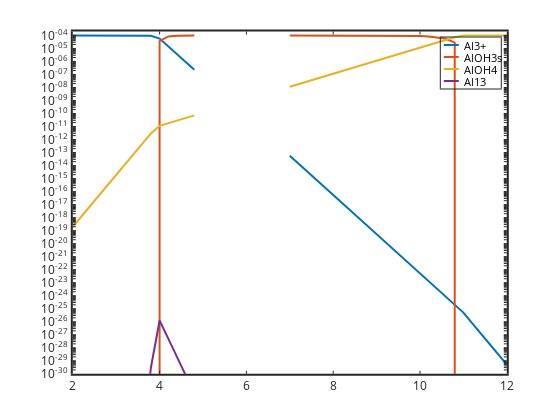

The notebook cell saved with this chart:
### Markdown cell above
# Al13 spots show up as blanks.  When Al13 causes PHREEQC to crash

because Al13 is polynuclear if the Al conc is low enough the calculations will work, and if the Al13 goes too high the calcs will fail.

### Code cell
semilogy(pH,Al,'linewidth',2,pH,AlOH3s,'linewidth',2,pH,AlOH4,'linewidth',2, ...
pH,Al13,'linewidth',2)
 set(gca,'linewidth',2,'fontsize',12)
legend('Al3+','AlOH3s','AlOH4','Al13')
axis([2 12 1e-30 2e-4])

### Figure 1 — Plotly figure (JSON) as saved in the notebook; plotly's stock layout.template omitted (floating-point values rounded to 4 significant figures; data arrays with more than 128 entries replaced by an {"elided": "..."} marker saying what was removed)
{"data": [{"line": {"color": "rgb(0,113,188)", "dash": "solid", "width": 2}, "marker": {"color": "rgb(0,113,188)", "line": {"color": "rgb(0,113,188)"}, "size": 6, "symbol": "none"}, "mode": "lines", "name": "Al3+", "showlegend": true, "type": "scatter", "visibility": true, "x": [2, 2.2, 2.4, 2.6, 2.8, 3, 3.2, 3.4, 3.6, 3.8, 4, 4.2, 4.4, 4.6, 4.8, 5, 5.2, 5.4, 5.6, 5.8, 6, 6.2, 6.4, 6.6, 6.8, 7, 7.2, 7.4, 7.6, 7.8, 8, 8.2, 8.4, 8.6, 8.8, 9, 9.2, 9.4, 9.6, 9.8, 10, 10.2, 10.4, 10.6, 10.8, 11, 11.2, 11.4, 11.6, 11.8, 12], "xaxis": "x", "y": [9.989e-05, 9.983e-05, 9.972e-05, 9.956e-05, 9.931e-05, 9.891e-05, 9.827e-05, 9.728e-05, 9.575e-05, 9.339e-05, 5.702e-05, 1.432e-05, 3.598e-06, 9.037e-07, 2.27e-07, null, null, null, null, null, null, null, 3.598e-12, null, null, 5.702e-14, 1.432e-14, 3.598e-15, 9.037e-16, 2.27e-16, 5.702e-17, 1.432e-17, 3.598e-18, 9.037e-19, 2.27e-19, 5.702e-20, 1.432e-20, 3.598e-21, 9.037e-22, 2.27e-22, 5.702e-23, 1.432e-23, 3.598e-24, 9.037e-25, 2.27e-25, 5.013e-26, 7.945e-27, 1.259e-27, 1.996e-28, 3.164e-29, 5.016e-30], "yaxis": "y"}, {"line": {"color": "rgb(216,82,24)", "dash": "solid", "width": 2}, "marker": {"color": "rgb(216,82,24)", "line": {"color": "rgb(216,82,24)"}, "size": 6, "symbol": "none"}, "mode": "lines", "name": "AlOH3s", "showlegend": true, "type": "scatter", "visibility": true, "x": [2, 2.2, 2.4, 2.6, 2.8, 3, 3.2, 3.4, 3.6, 3.8, 4, 4.2, 4.4, 4.6, 4.8, 5, 5.2, 5.4, 5.6, 5.8, 6, 6.2, 6.4, 6.6, 6.8, 7, 7.2, 7.4, 7.6, 7.8, 8, 8.2, 8.4, 8.6, 8.8, 9, 9.2, 9.4, 9.6, 9.8, 10, 10.2, 10.4, 10.6, 10.8, 11, 11.2, 11.4, 11.6, 11.8, 12], "xaxis": "x", "y": [0, 0, 0, 0, 0, 0, 0, 0, 0, 0, 3.653e-05, 8.308e-05, 9.535e-05, 9.866e-05, 9.959e-05, null, null, null, null, null, null, null, 0.0001, null, null, 9.999e-05, 9.998e-05, 9.997e-05, 9.995e-05, 9.993e-05, 9.989e-05, 9.982e-05, 9.971e-05, 9.955e-05, 9.928e-05, 9.886e-05, 9.82e-05, 9.714e-05, 9.547e-05, 9.282e-05, 8.862e-05, 8.197e-05, 7.142e-05, 5.471e-05, 2.822e-05, 0, 0, 0, 0, 0, 0], "yaxis": "y"}, {"line": {"color": "rgb(236,176,31)", "dash": "solid", "width": 2}, "marker": {"color": "rgb(236,176,31)", "line": {"color": "rgb(236,176,31)"}, "size": 6, "symbol": "none"}, "mode": "lines", "name": "AlOH4", "showlegend": true, "type": "scatter", "visibility": true, "x": [2, 2.2, 2.4, 2.6, 2.8, 3, 3.2, 3.4, 3.6, 3.8, 4, 4.2, 4.4, 4.6, 4.8, 5, 5.2, 5.4, 5.6, 5.8, 6, 6.2, 6.4, 6.6, 6.8, 7, 7.2, 7.4, 7.6, 7.8, 8, 8.2, 8.4, 8.6, 8.8, 9, 9.2, 9.4, 9.6, 9.8, 10, 10.2, 10.4, 10.6, 10.8, 11, 11.2, 11.4, 11.6, 11.8, 12], "xaxis": "x", "y": [1.992e-19, 1.256e-18, 7.918e-18, 4.989e-17, 3.14e-16, 1.973e-15, 1.237e-14, 7.727e-14, 4.798e-13, 2.953e-12, 1.138e-11, 1.803e-11, 2.858e-11, 4.529e-11, 7.178e-11, null, null, null, null, null, null, null, 2.858e-09, null, null, 1.138e-08, 1.803e-08, 2.858e-08, 4.529e-08, 7.178e-08, 1.138e-07, 1.803e-07, 2.858e-07, 4.529e-07, 7.178e-07, 1.138e-06, 1.803e-06, 2.858e-06, 4.529e-06, 7.178e-06, 1.138e-05, 1.803e-05, 2.858e-05, 4.529e-05, 7.178e-05, 0.0001, 0.0001, 0.0001, 0.0001, 0.0001, 0.0001], "yaxis": "y"}, {"line": {"color": "rgb(125,46,141)", "dash": "solid", "width": 2}, "marker": {"color": "rgb(125,46,141)", "line": {"color": "rgb(125,46,141)"}, "size": 6, "symbol": "none"}, "mode": "lines", "name": "Al13", "showlegend": true, "type": "scatter", "visibility": true, "x": [2, 2.2, 2.4, 2.6, 2.8, 3, 3.2, 3.4, 3.6, 3.8, 4, 4.2, 4.4, 4.6, 4.8, 5, 5.2, 5.4, 5.6, 5.8, 6, 6.2, 6.4, 6.6, 6.8, 7, 7.2, 7.4, 7.6, 7.8, 8, 8.2, 8.4, 8.6, 8.8, 9, 9.2, 9.4, 9.6, 9.8, 10, 10.2, 10.4, 10.6, 10.8, 11, 11.2, 11.4, 11.6, 11.8, 12], "xaxis": "x", "y": [0, 0, 0, 0, 0, 0, 0, 0, 1.676e-36, 3.044e-30, 1.253e-26, 4.99e-28, 1.987e-29, 7.908e-31, 3.148e-32, null, null, null, null, null, null, null, 0, null, null, 0, 0, 0, 0, 0, 0, 0, 0, 0, 0, 0, 0, 0, 0, 0, 0, 0, 0, 0, 0, 0, 0, 0, 0, 0, 0], "yaxis": "y"}, {"hoverinfo": "none", "line": {"color": "rgb(0,113,188)", "dash": "solid", "width": 2}, "marker": {"color": "rgb(0,113,188)", "line": {"color": "rgb(0,113,188)"}, "size": 6, "symbol": "none"}, "mode": "lines", "name": "", "showlegend": false, "type": "scatter", "visibility": true, "x": [3, 18], "xaxis": "x2", "y": [7.5, 7.5], "yaxis": "y2"}, {"hoverinfo": "none", "line": {"color": "rgb(216,82,24)", "dash": "solid", "width": 2}, "marker": {"color": "rgb(216,82,24)", "line": {"color": "rgb(216,82,24)"}, "size": 6, "symbol": "none"}, "mode": "lines", "name": "", "showlegend": false, "type": "scatter", "visibility": true, "x": [3, 18], "xaxis": "x2", "y": [19.5, 19.5], "yaxis": "y2"}, {"hoverinfo": "none", "line": {"color": "rgb(236,176,31)", "dash": "solid", "width": 2}, "marker": {"color": "rgb(236,176,31)", "line": {"color": "rgb(236,176,31)"}, "size": 6, "symbol": "none"}, "mode": "lines", "name": "", "showlegend": false, "type": "scatter", "visibility": true, "x": [3, 18], "xaxis": "x2", "y": [31.5, 31.5], "yaxis": "y2"}, {"hoverinfo": "none", "line": {"color": "rgb(125,46,141)", "dash": "solid", "width": 2}, "marker": {"color": "rgb(125,46,141)", "line": {"color": "rgb(125,46,141)"}, "size": 6, "symbol": "none"}, "mode": "lines", "name": "", "showlegend": false, "type": "scatter", "visibility": true, "x": [3, 18], "xaxis": "x2", "y": [43.5, 43.5], "yaxis": "y2"}], "layout": {"annotations": [{"font": {"color": "rgb(0, 0, 0)", "size": 10.8}, "showarrow": false, "text": "Al3+", "x": 21, "xanchor": "left", "xref": "x2", "y": 7.5, "yanchor": "middle", "yref": "y2"}, {"font": {"color": "rgb(0, 0, 0)", "size": 10.8}, "showarrow": false, "text": "AlOH3s", "x": 21, "xanchor": "left", "xref": "x2", "y": 19.5, "yanchor": "middle", "yref": "y2"}, {"font": {"color": "rgb(0, 0, 0)", "size": 10.8}, "showarrow": false, "text": "AlOH4", "x": 21, "xanchor": "left", "xref": "x2", "y": 31.5, "yanchor": "middle", "yref": "y2"}, {"font": {"color": "rgb(0, 0, 0)", "size": 10.8}, "showarrow": false, "text": "Al13", "x": 21, "xanchor": "left", "xref": "x2", "y": 43.5, "yanchor": "middle", "yref": "y2"}], "height": 420, "hovermode": "closest", "margin": {"b": 0, "l": 0, "r": 0, "t": 0}, "plot_bgcolor": "rgba(0, 0, 0, 0)", "showlegend": false, "width": 560, "xaxis": {"anchor": "y", "autorange": false, "domain": [0.13, 0.905], "exponentformat": "none", "gridcolor": "rgba(38,38,38,0.15)", "gridwidth": 2, "linecolor": "rgb(38,38,38)", "linewidth": 2, "mirror": "ticks", "range": [2, 12], "showgrid": false, "showline": true, "side": "bottom", "spikedash": "solid", "spikemode": "across", "spikesides": false, "spikethickness": 1, "tickangle": 0, "tickcolor": "rgb(38,38,38)", "tickfont": {"color": "rgb(38,38,38)", "size": 12}, "ticklen": 3, "ticks": "inside", "ticktext": ["2", "4", "6", "8", "10", "12"], "tickvals": [2, 4, 6, 8, 10, 12], "title": {"font": {"color": "rgb(0, 0, 0)", "size": 13.2}, "text": ""}, "type": "linear", "visible": true, "zeroline": false}, "xaxis2": {"anchor": "y2", "autorange": false, "domain": [0.7871, 0.8943], "exponentformat": "none", "fixedrange": true, "gridcolor": "rgba(38,38,38,0.15)", "gridwidth": 1, "linecolor": "rgb(38,38,38)", "linewidth": 1, "mirror": true, "range": [0, 60], "showgrid": false, "showline": true, "showspikes": false, "side": "bottom", "spikedash": "solid", "spikemode": "across", "spikesides": false, "spikethickness": 1, "tickangle": 0, "tickcolor": "rgb(38,38,38)", "tickfont": {"color": "rgb(38,38,38)", "size": 10.8}, "ticklen": 3, "ticks": "", "ticktext": [], "tickvals": [], "title": {"font": {"color": "rgb(0, 0, 0)", "size": 11.88}, "text": ""}, "type": "linear", "visible": true, "zeroline": false}, "yaxis": {"anchor": "x", "autorange": false, "domain": [0.11, 0.925], "exponentformat": "none", "gridcolor": "rgba(38,38,38,0.15)", "gridwidth": 2, "linecolor": "rgb(38,38,38)", "linewidth": 2, "mirror": "ticks", "range": [-30, -3.699], "showgrid": false, "showline": true, "side": "left", "spikedash": "solid", "spikemode": "across", "spikesides": false, "spikethickness": 1, "tickangle": 0, "tickcolor": "rgb(38,38,38)", "tickfont": {"color": "rgb(38,38,38)", "size": 12}, "ticklen": 3, "ticks": "inside", "ticktext": {"elided": "236 str values"}, "tickvals": {"elided": "236 float values"}, "title": {"font": {"color": "rgb(0, 0, 0)", "size": 13.2}, "text": ""}, "type": "log", "visible": true, "zeroline": false}, "yaxis2": {"anchor": "x2", "autorange": false, "domain": [0.7893, 0.9107], "exponentformat": "none", "fixedrange": true, "gridcolor": "rgba(38,38,38,0.15)", "gridwidth": 1, "linecolor": "rgb(38,38,38)", "linewidth": 1, "mirror": true, "range": [51, 0], "showgrid": false, "showline": true, "showspikes": false, "side": "left", "spikedash": "solid", "spikemode": "across", "spikesides": false, "spikethickness": 1, "tickangle": 0, "tickcolor": "rgb(38,38,38)", "tickfont": {"color": "rgb(38,38,38)", "size": 10.8}, "ticklen": 3, "ticks": "", "ticktext": [], "tickvals": [], "title": {"font": {"color": "rgb(0, 0, 0)", "size": 11.88}, "text": ""}, "type": "linear", "visible": true, "zeroline": false}}}
